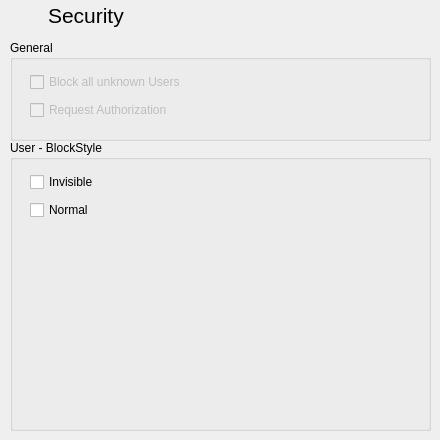
      <widget class="QWidget" name="security_Page">
       <widget class="QGroupBox" name="groupBox_4">
        <property name="geometry">
         <rect>
          <x>10</x>
          <y>40</y>
          <width>421</width>
          <height>101</height>
         </rect>
        </property>
        <property name="title">
         <string>General</string>
        </property>
        <widget class="QWidget" name="layoutWidget_13">
         <property name="geometry">
          <rect>
           <x>20</x>
           <y>30</y>
           <width>391</width>
           <height>52</height>
          </rect>
         </property>
         <layout class="QVBoxLayout" name="verticalLayout_3">
          <item>
           <widget class="QCheckBox" name="blockallcheckBox">
            <property name="enabled">
             <bool>false</bool>
            </property>
            <property name="text">
             <string>Block all unknown Users</string>
            </property>
           </widget>
          </item>
          <item>
           <widget class="QCheckBox" name="requestauthcheckBox">
            <property name="enabled">
             <bool>false</bool>
            </property>
            <property name="text">
             <string>Request Authorization</string>
            </property>
           </widget>
          </item>
         </layout>
        </widget>
       </widget>
       <widget class="QWidget" name="layoutWidget_14">
        <property name="geometry">
         <rect>
          <x>10</x>
          <y>0</y>
          <width>122</width>
          <height>31</height>
         </rect>
        </property>
        <layout class="QGridLayout" name="gridLayout_3">
         <item row="0" column="0">
          <widget class="QLabel" name="label_23">
           <property name="maximumSize">
            <size>
             <width>32</width>
             <height>32</height>
            </size>
           </property>
           <property name="pixmap">
            <pixmap resource="resourcen.qrc">:/icons/encrypted24.png</pixmap>
           </property>
          </widget>
         </item>
         <item row="0" column="1">
          <widget class="QLabel" name="label_3">
           <property name="text">
            <string>&lt;!DOCTYPE HTML PUBLIC &quot;-//W3C//DTD HTML 4.0//EN&quot; &quot;http://www.w3.org/TR/REC-html40/strict.dtd&quot;&gt;
&lt;html&gt;&lt;head&gt;&lt;meta name=&quot;qrichtext&quot; content=&quot;1&quot; /&gt;&lt;style type=&quot;text/css&quot;&gt;
p, li { white-space: pre-wrap; }
&lt;/style&gt;&lt;/head&gt;&lt;body style=&quot; font-family:'Sans Serif'; font-size:9pt; font-weight:400; font-style:normal;&quot;&gt;
&lt;p style=&quot; margin-top:12px; margin-bottom:12px; margin-left:0px; margin-right:0px; -qt-block-indent:0; text-indent:0px; font-family:'MS Shell Dlg 2'; font-size:8pt;&quot;&gt;&lt;span style=&quot; font-size:16pt;&quot;&gt;Security&lt;/span&gt;&lt;/p&gt;&lt;/body&gt;&lt;/html&gt;</string>
           </property>
          </widget>
         </item>
        </layout>
       </widget>
       <widget class="QGroupBox" name="groupBox_19">
        <property name="geometry">
         <rect>
          <x>10</x>
          <y>140</y>
          <width>421</width>
          <height>291</height>
         </rect>
        </property>
        <property name="title">
         <string>User - BlockStyle</string>
        </property>
        <widget class="QWidget" name="layoutWidget_15">
         <property name="geometry">
          <rect>
           <x>20</x>
           <y>30</y>
           <width>391</width>
           <height>52</height>
          </rect>
         </property>
         <layout class="QVBoxLayout" name="verticalLayout_4">
          <item>
           <widget class="QCheckBox" name="check_BlockInvisible">
            <property name="enabled">
             <bool>true</bool>
            </property>
            <property name="text">
             <string>Invisible</string>
            </property>
            <property name="autoExclusive">
             <bool>true</bool>
            </property>
           </widget>
          </item>
          <item>
           <widget class="QCheckBox" name="check_BlockNormal">
            <property name="enabled">
             <bool>true</bool>
            </property>
            <property name="text">
             <string>Normal</string>
            </property>
            <property name="autoExclusive">
             <bool>true</bool>
            </property>
           </widget>
          </item>
         </layout>
        </widget>
       </widget>
      </widget>
